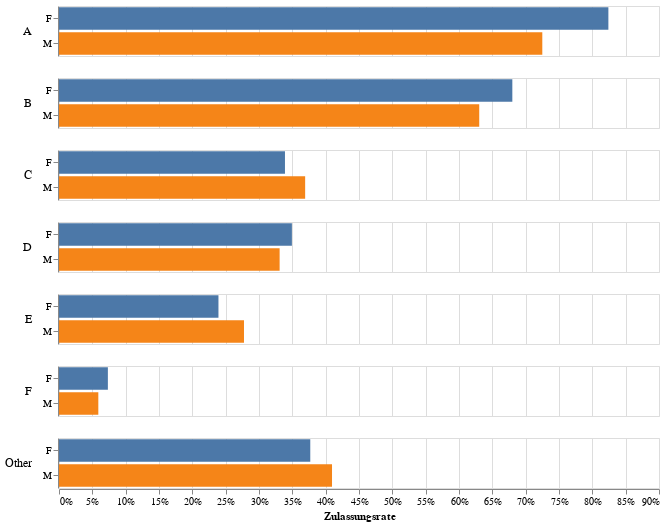

The notebook cell this image was saved under:
### Code cell
#Altair: Facet-Chart – je Major eine kleine Grafik,in der die beiden Geschlechter untereinander angezeigt werden.
chart_major_gender = alt.Chart(pivot_major_gender).mark_bar().encode(
    y=alt.Y('Sex:N', title=None, sort=['F', 'M']),
    x=alt.X('Admission_Rate:Q', title='Zulassungsrate', axis=alt.Axis(format='%')),
    color=alt.Color('Sex:N', legend=None)
).properties(
    width=600,
    height=50  # Höhe pro Major
).facet(
    row=alt.Facet('Major:N', title=None, header=alt.Header(labelAngle=0, labelAlign='left'))
).resolve_scale(
    x='shared'
).configure_header(
    labelFontSize=12,
    titleFontSize=14
).configure_title(
    fontSize=16
)

chart_major_gender

### Figure 1 — Vega-Lite specification as saved in the notebook (floating-point values rounded to 4 significant figures)
{"config": {"view": {"continuousWidth": 300, "continuousHeight": 300}, "header": {"labelFontSize": 12, "titleFontSize": 14}, "title": {"fontSize": 16}}, "data": {"name": "data-cb0e6391dfca2f76687a37f27d1e3194"}, "facet": {"row": {"field": "Major", "header": {"labelAlign": "left", "labelAngle": 0}, "title": null, "type": "nominal"}}, "spec": {"mark": {"type": "bar"}, "encoding": {"color": {"field": "Sex", "legend": null, "type": "nominal"}, "x": {"axis": {"format": "%"}, "field": "Admission_Rate", "title": "Zulassungsrate", "type": "quantitative"}, "y": {"field": "Sex", "sort": ["F", "M"], "title": null, "type": "nominal"}}, "height": 50, "width": 600}, "resolve": {"scale": {"x": "shared"}}, "$schema": "https://vega.github.io/schema/vega-lite/v5.20.1.json", "datasets": {"data-cb0e6391dfca2f76687a37f27d1e3194": [{"Major": "A", "Sex": "F", "Total_Applications": 108, "Total_Admissions": 89, "Admission_Rate": 0.8241}, {"Major": "A", "Sex": "M", "Total_Applications": 1138, "Total_Admissions": 825, "Admission_Rate": 0.725}, {"Major": "B", "Sex": "F", "Total_Applications": 25, "Total_Admissions": 17, "Admission_Rate": 0.68}, {"Major": "B", "Sex": "M", "Total_Applications": 560, "Total_Admissions": 353, "Admission_Rate": 0.6304}, {"Major": "C", "Sex": "F", "Total_Applications": 593, "Total_Admissions": 201, "Admission_Rate": 0.339}, {"Major": "C", "Sex": "M", "Total_Applications": 325, "Total_Admissions": 120, "Admission_Rate": 0.3692}, {"Major": "D", "Sex": "F", "Total_Applications": 375, "Total_Admissions": 131, "Admission_Rate": 0.3493}, {"Major": "D", "Sex": "M", "Total_Applications": 417, "Total_Admissions": 138, "Admission_Rate": 0.3309}, {"Major": "E", "Sex": "F", "Total_Applications": 393, "Total_Admissions": 94, "Admission_Rate": 0.2392}, {"Major": "E", "Sex": "M", "Total_Applications": 191, "Total_Admissions": 53, "Admission_Rate": 0.2775}, {"Major": "F", "Sex": "F", "Total_Applications": 341, "Total_Admissions": 25, "Admission_Rate": 0.07331}, {"Major": "F", "Sex": "M", "Total_Applications": 373, "Total_Admissions": 22, "Admission_Rate": 0.05898}, {"Major": "Other", "Sex": "F", "Total_Applications": 2486, "Total_Admissions": 937, "Admission_Rate": 0.3769}, {"Major": "Other", "Sex": "M", "Total_Applications": 5438, "Total_Admissions": 2227, "Admission_Rate": 0.4095}]}}
